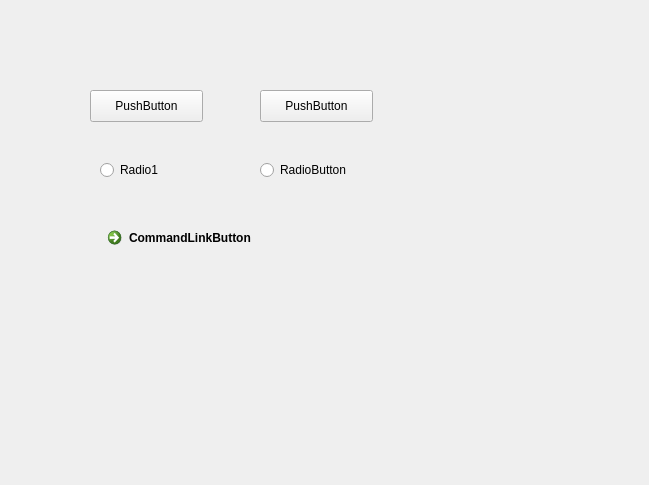
<?xml version="1.0" encoding="UTF-8"?>
<ui version="4.0">
 <class>Form</class>
 <widget class="QWidget" name="Form">
  <property name="geometry">
   <rect>
    <x>0</x>
    <y>0</y>
    <width>649</width>
    <height>485</height>
   </rect>
  </property>
  <property name="windowTitle">
   <string>Form</string>
  </property>
  <widget class="QPushButton" name="pushButton">
   <property name="geometry">
    <rect>
     <x>90</x>
     <y>90</y>
     <width>113</width>
     <height>32</height>
    </rect>
   </property>
   <property name="text">
    <string>PushButton</string>
   </property>
  </widget>
  <widget class="QPushButton" name="pushButton_2">
   <property name="geometry">
    <rect>
     <x>260</x>
     <y>90</y>
     <width>113</width>
     <height>32</height>
    </rect>
   </property>
   <property name="text">
    <string>PushButton</string>
   </property>
  </widget>
  <widget class="QRadioButton" name="radioButton">
   <property name="geometry">
    <rect>
     <x>100</x>
     <y>160</y>
     <width>100</width>
     <height>20</height>
    </rect>
   </property>
   <property name="text">
    <string>Radio1</string>
   </property>
  </widget>
  <widget class="QRadioButton" name="radioButton_2">
   <property name="geometry">
    <rect>
     <x>260</x>
     <y>160</y>
     <width>100</width>
     <height>20</height>
    </rect>
   </property>
   <property name="text">
    <string>RadioButton</string>
   </property>
  </widget>
  <widget class="QCommandLinkButton" name="commandLinkButton">
   <property name="geometry">
    <rect>
     <x>100</x>
     <y>220</y>
     <width>193</width>
     <height>41</height>
    </rect>
   </property>
   <property name="text">
    <string>CommandLinkButton</string>
   </property>
  </widget>
 </widget>
 <resources/>
 <connections/>
</ui>
